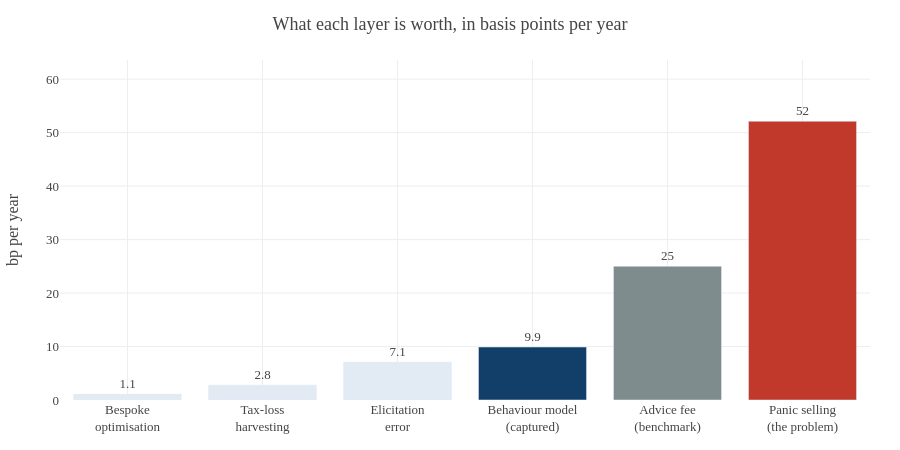

Notebook source saved alongside this figure:
### Code cell
labels = ['Bespoke<br>optimisation', 'Tax-loss<br>harvesting', 'Elicitation<br>error',
          'Behaviour model<br>(captured)', 'Advice fee<br>(benchmark)',
          'Panic selling<br>(the problem)']
vals   = [1.1, 2.8, 7.1, value_bp, 25.0, expected_loss_pa * 1e4]
cols   = [BAND, BAND, BAND, NAVY, GREY, RED]

fig = go.Figure(go.Bar(x=labels, y=vals, marker_color=cols,
                       text=[f'{v:.0f}' if v >= 10 else f'{v:.1f}' for v in vals],
                       textposition='outside',
                       hovertemplate='%{x}<br>%{y:.1f} bp p.a.<extra></extra>'))
fig.update_layout(template=TEMPLATE, height=450, showlegend=False,
                  title_text='What each layer is worth, in basis points per year',
                  yaxis_title='bp per year', yaxis_range=[0, max(vals) * 1.22])
fig.show()

### Figure 1 — Plotly figure (JSON) as saved in the notebook; plotly's stock layout.template omitted (floating-point values rounded to 4 significant figures)
{"data": [{"hovertemplate": "%{x}<br>%{y:.1f} bp p.a.<extra></extra>", "marker": {"color": ["#E2EBF4", "#E2EBF4", "#E2EBF4", "#123F69", "#7F8C8D", "#C0392B"]}, "text": ["1.1", "2.8", "7.1", "9.9", "25", "52"], "textposition": "outside", "type": "bar", "x": ["Bespoke<br>optimisation", "Tax-loss<br>harvesting", "Elicitation<br>error", "Behaviour model<br>(captured)", "Advice fee<br>(benchmark)", "Panic selling<br>(the problem)"], "y": [1.1, 2.8, 7.1, 9.904, 25, 52.12]}], "layout": {"height": 450, "showlegend": false, "title": {"text": "What each layer is worth, in basis points per year"}, "yaxis": {"range": [0, 63.58], "title": {"text": "bp per year"}}}}
